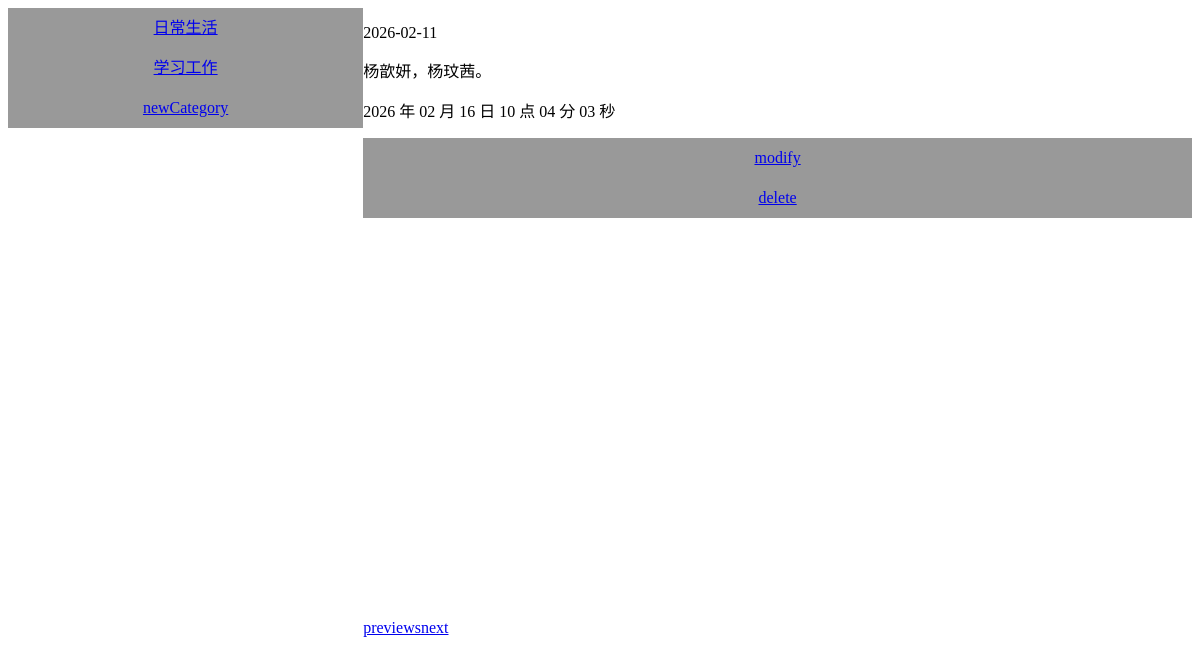
Screenshot of /detail.php?id=3 with the database file from the repository.
### tables this page shows
CREATE TABLE `category` (
  `id` int NOT NULL AUTO_INCREMENT,
  `name` varchar(45) DEFAULT NULL,
  PRIMARY KEY (`id`)
);

CREATE TABLE `blog` (
  `id` int NOT NULL AUTO_INCREMENT,
  `category` int DEFAULT NULL,
  `title` varchar(45) DEFAULT NULL,
  `content` tinytext,
  `date` varchar(45) DEFAULT NULL,
  PRIMARY KEY (`id`)
);

### detail.php (the view, shortened to what this page needs)
<!DOCTYPE html>
<html>
<head>
	<link rel="stylesheet" type="text/css" href="index.css">
</head>
<body>
	<div id="left">
		<?php
		require "common.php";
		?>
	</div>
	<div id="right">
		<?php
		$servername = 'localhost';
		$username = 'root';
		$password = '@Passw0rd';
		$dbname = 'blog';
		$id = $_GET["id"];
		$conn = new mysqli($servername, $username, $password, $dbname);
		$sql = 'SELECT * FROM blog WHERE id=' . $id;
		$result = $conn->query($sql);
		$row = $result->fetch_row();
		echo "<p>$row[2]</p><p>$row[3]</p><p>$row[4]</p><a href=blogBefore.php?id=" . $row[0] . ">modify</a><a href=delete.php?id=" . $row[0] . ">delete</a><br>";
		?>
	</div>
	<div id="nav">
		<?php
		$servername = 'localhost';
		$username = 'root';
		$password = '@Passw0rd';
		$dbname = 'blog';
		$id = $_GET["id"];
		$conn = new mysqli($servername, $username, $password, $dbname);
		if (!$_GET["category"]) {
			$sql = "SELECT * FROM category LIMIT 1;";
			$result = $conn->query($sql);
			$category = $result->fetch_row()[0];
		} else {
			$category = $_GET["category"];
		}
		$sql = 'SELECT * FROM blog WHERE category=' . $category . ' AND id < ' . $id . ' ORDER BY id DESC LIMIT 1';
		$result = $conn->query($sql);
		$row = $result->fetch_row();
		if ($row)
			echo "<a href='detail.php?id=" . $row[0] . "'>previews</a>";
		$sql = 'SELECT * FROM blog WHERE category=' . $category . ' AND id > ' . $id . ' ORDER BY id ASC LIMIT 1';
		$result = $conn->query($sql);
		$row = $result->fetch_row();
		if ($row)
			echo "<a href='detail.php?id=" . $row[0] . "'>next</a>";
		?>
	</div>
</body>
</html>

### common.php (shortened to what this page needs)
<?php
$servername = 'localhost';
$username = 'root';
$password = '@Passw0rd';
$dbname = 'blog';
$conn = new mysqli($servername, $username, $password, $dbname);
$sql = 'SELECT * FROM category';
$result = $conn->query($sql);
if ($result->num_rows > 0) {
	while ($row = $result->fetch_assoc()) {
		echo "<a href='index-1.php?category=" . $row["id"] . "'>" . $row["name"] . "</a>";
	}
} else {
	echo "0 结果";
}
echo "<a href='newCategory.php'>newCategory</a>";

### index.css (style rules this page uses)
#left { width: 30%; height: 800px; float: left; }
#right { width: 70%; height: 600px; float:left; }
#nav { width: 70%; height: 200px; }
#left a { float: left; width: 100%; height: 40px; line-height: 40px; text-align: center; background-color: #999999; }
#right a { float: left; width: 100%; height: 40px; line-height: 40px; text-align: center; background-color: #999999; }
#nav a { float: left; height: 40px; line-height: 40px; text-align: center; }

### rows the page displays
category: name "日常生活"
category: name "学习工作"
blog: title "2026-02-11", content "杨歆妍，杨玟茜。", date "2026 年 02 月 16 日 10 点 04 分 03 秒"
